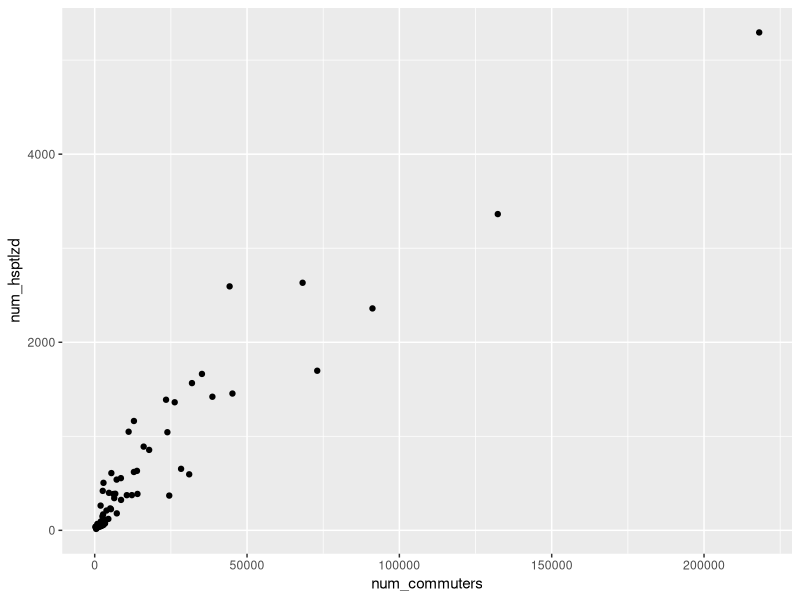

Recreate this plot in R.
## ---- chunk 1
# install libraries
library(tidyverse)
## ---- chunk 2
tot_pop_df <- read_csv("5Y2016_S0101.csv", n_max = 1)
head(tot_pop_df)
## ---- chunk 3
tot_pop_edited <- tot_pop_df %>%
  rename(
    "Miami-Dade" = "Miami-Dade County, Florida!!Total!!Estimate",
    "Broward" = "Broward County, Florida!!Total!!Estimate",
    "Palm Beach" = "Palm Beach County, Florida!!Total!!Estimate",
    "Monroe" = "Monroe County, Florida!!Total!!Estimate"
  )
tot_pop_edited
## ---- chunk 4
tgt_counties <- c("Miami-Dade", "Broward", "Palm Beach", "Monroe")
tot_pop_tgts <- tot_pop_edited %>% select(tgt_counties)
head(tot_pop_tgts)
## ---- chunk 5
commute_time <- read_csv("commuteTime45_2012_16.csv")
commute_time
## ---- chunk 6
#
filter_tgt_counties <- function(df) {
  return(df %>% filter(
    County %in% tgt_counties
  ))
}
## ---- chunk 7
#
commute_time_tgts <- filter_tgt_counties(commute_time)
commute_time_tgts
## ---- chunk 8
tot_pop_tgts <- tot_pop_tgts[, order(names(tot_pop_tgts))]
tot_pop_tgts
## ---- chunk 9
# Function to Calculate percent values
calc_percent <- function(df) {
  return(t(t(df[, "Value"]) / as.vector(unlist(tot_pop_tgts[1, ]))))
}
## ---- chunk 10
# perc_commuters = t(t(commute_time_tgts[,"Value"]) / as.vector(unlist(tot_pop_tgts[1,])))
perc_commuters <- calc_percent(commute_time_tgts)
perc_commuters
## ---- chunk 11
# Sanity Check
132304 / 1863780
## ---- chunk 12
commRate <- data.frame(County = tgt_counties, Rate = perc_commuters)
commRate
## ---- chunk 13
heart_attack <- read_csv("heartAttackER_2012_16.csv")
heart_attack
## ---- chunk 14
heart_attack_tgts <- filter_tgt_counties(heart_attack)
heart_attack_tgts
## ---- chunk 15
heart_attack_tgts_mean <- heart_attack_tgts %>%
  group_by(County) %>%
  summarise(mean(Value))

heart_attack_tgts_mean
## ---- chunk 16
#
heart_attack_tgts_mean <- heart_attack_tgts_mean %>%
  rename(
    "Value" = "mean(Value)"
  )
names(heart_attack_tgts_mean)
## ---- chunk 17
perc_heart_attacks <- calc_percent(heart_attack_tgts_mean)
perc_heart_attacks
## ---- chunk 18
hospRate <- data.frame(County = tgt_counties, Rate = perc_heart_attacks)
hospRate
## ---- chunk 19
rate_data = data.frame(County = hospRate[,1], hospRate = hospRate[,2], commRate = commRate[,2])
rate_data
## ---- chunk 20
all_heart_attack_mean_5yr <- heart_attack %>%
  group_by(County) %>%
  summarise(mean(Value))

all_heart_attack_mean_5yr <- all_heart_attack_mean_5yr %>%
  rename(
    "Value" = "mean(Value)"
  )
all_heart_attack_mean_5yr
## ---- chunk 21
all_commRate_hospRate <- merge(all_heart_attack_mean_5yr, commute_time, by="County")

all_commRate_hospRate <- all_commRate_hospRate %>%
  rename(
    "num_hsptlzd" = "Value.x",
    "num_commuters" = "Value.y"
  )

all_commRate_hospRate
## ---- chunk 22
ggplot(all_commRate_hospRate, aes(x = num_commuters, y = num_hsptlzd)) +
  geom_point() 
  # theme(legend.position = "bottom")
## ---- chunk 23
# Number of People Who Commute 45+ Minutes vs. Hospitalization from Heart Attack
